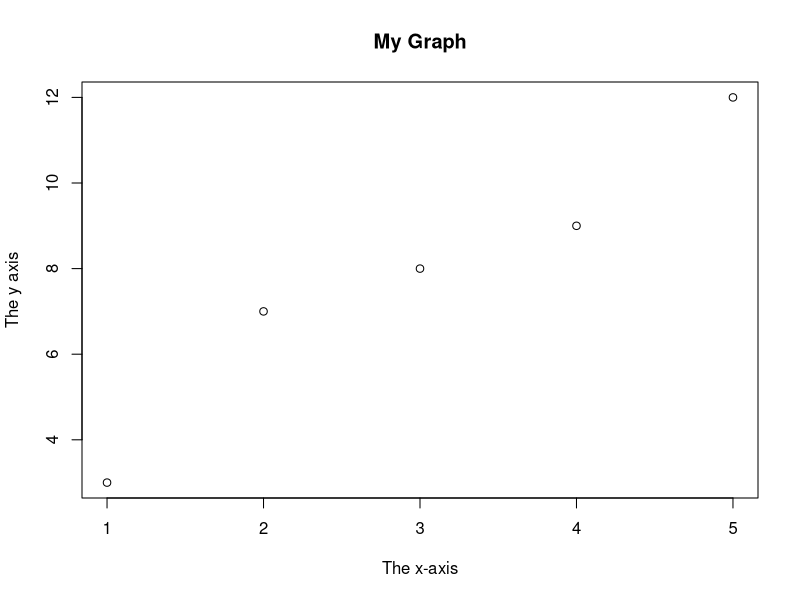
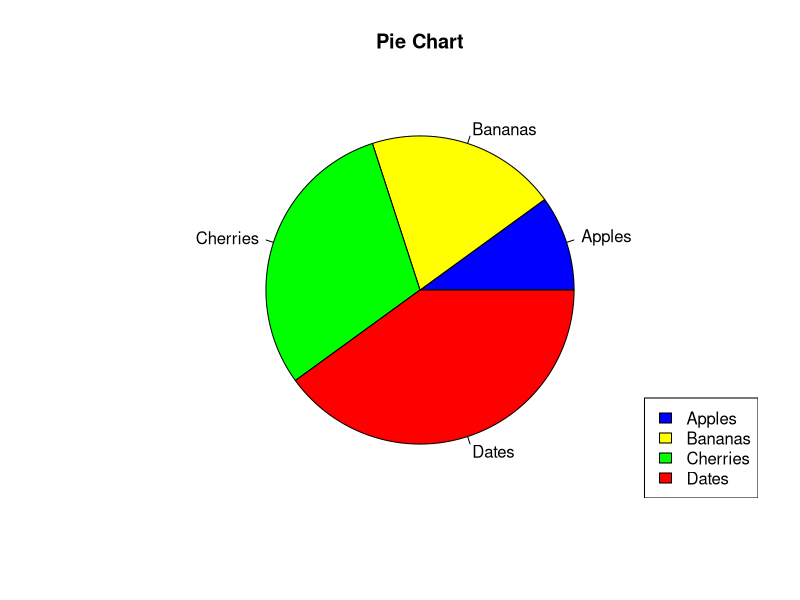

Recreate these plots in R, in order.
x <- 1L # integer
y <- 2 # numeric
# convert from integer to numeric:
a <- as.numeric(x)
# convert from numeric to integer:
b <- as.integer(y)
# print values of x and y
x
y
# print the class name of a and b
class(a)
class(b)

x<-max(5, 10, 15)
print(x)

y<-min(5, 10, 15)
print(y)

z<-sqrt(16)
print(z)

a<-abs(-4.7)
print(a)

b<-ceiling(1.4)
print(b)

c=floor(1.4)
print(c)

a <- 200
b <- 33
if (b > a) {
  print("b is greater than a")
} else if (a == b) {
  print("a and b are equal")
} else {
  print("a is greater than b")
}


i <- 1
while (i < 6) {
  print(i)
  i <- i + 1
}

fruits <- c("banana", "apple", "orange")
fruits

thislist <- list("apple", "banana", "cherry")
thislist
thislist[1] <- "blackcurrant"
thislist


Data_Frame <- data.frame (
  Training = c("Strength", "Stamina", "Other"),
  Pulse = c(100, 150, 120),
  Duration = c(60, 30, 45)
)
Data_Frame[1]
Data_Frame[["Training"]]
Data_Frame$Training


x <- c(1, 2, 3, 4, 5)
y <- c(3, 7, 8, 9, 12)
plot(x, y, main="My Graph", xlab="The x-axis", ylab="The y axis")


# Create a vector of pies
x <- c(10,20,30,40)
# Create a vector of labels
mylabel <- c("Apples", "Bananas", "Cherries", "Dates")
# Create a vector of colors
colors <- c("blue", "yellow", "green", "red")
# Display the pie chart
pie(x, label = mylabel, main = "Pie Chart", col = colors)
# Display the explanation box
legend("bottomright", mylabel, fill = colors)
